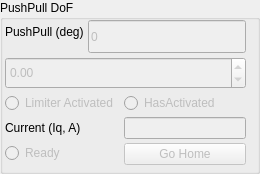
             <widget class="QGroupBox" name="pushPullGroupBox">
              <property name="title">
               <string>PushPull DoF</string>
              </property>
              <widget class="QWidget" name="verticalLayoutWidget_5">
               <property name="geometry">
                <rect>
                 <x>0</x>
                 <y>20</y>
                 <width>251</width>
                 <height>145</height>
                </rect>
               </property>
               <layout class="QVBoxLayout" name="verticalLayout_6">
                <property name="spacing">
                 <number>4</number>
                </property>
                <property name="leftMargin">
                 <number>5</number>
                </property>
                <property name="rightMargin">
                 <number>5</number>
                </property>
                <item>
                 <layout class="QFormLayout" name="formLayout_3">
                  <item row="0" column="0">
                   <widget class="QLabel" name="label_5">
                    <property name="text">
                     <string>PushPull (deg)</string>
                    </property>
                   </widget>
                  </item>
                  <item row="0" column="1">
                   <widget class="QLineEdit" name="panelPushPullLineEdit">
                    <property name="enabled">
                     <bool>false</bool>
                    </property>
                    <property name="sizePolicy">
                     <sizepolicy hsizetype="Expanding" vsizetype="Expanding">
                      <horstretch>0</horstretch>
                      <verstretch>0</verstretch>
                     </sizepolicy>
                    </property>
                    <property name="mouseTracking">
                     <bool>false</bool>
                    </property>
                    <property name="focusPolicy">
                     <enum>Qt::FocusPolicy::NoFocus</enum>
                    </property>
                    <property name="contextMenuPolicy">
                     <enum>Qt::ContextMenuPolicy::NoContextMenu</enum>
                    </property>
                    <property name="text">
                     <string>0</string>
                    </property>
                    <property name="readOnly">
                     <bool>true</bool>
                    </property>
                   </widget>
                  </item>
                 </layout>
                </item>
                <item>
                 <widget class="QDoubleSpinBox" name="panelPushPullSpinBox">
                  <property name="enabled">
                   <bool>false</bool>
                  </property>
                  <property name="sizePolicy">
                   <sizepolicy hsizetype="Minimum" vsizetype="Expanding">
                    <horstretch>0</horstretch>
                    <verstretch>0</verstretch>
                   </sizepolicy>
                  </property>
                  <property name="minimum">
                   <double>-3600.000000000000000</double>
                  </property>
                  <property name="maximum">
                   <double>3600.000000000000000</double>
                  </property>
                  <property name="singleStep">
                   <double>48.000000000000000</double>
                  </property>
                 </widget>
                </item>
                <item>
                 <layout class="QFormLayout" name="formLayout_7">
                  <item row="2" column="0">
                   <widget class="QRadioButton" name="panelPushPullReadyRadioButton">
                    <property name="enabled">
                     <bool>false</bool>
                    </property>
                    <property name="focusPolicy">
                     <enum>Qt::FocusPolicy::NoFocus</enum>
                    </property>
                    <property name="contextMenuPolicy">
                     <enum>Qt::ContextMenuPolicy::NoContextMenu</enum>
                    </property>
                    <property name="text">
                     <string>Ready</string>
                    </property>
                    <property name="autoExclusive">
                     <bool>false</bool>
                    </property>
                   </widget>
                  </item>
                  <item row="2" column="1">
                   <widget class="QPushButton" name="panelPushPullAlignButton">
                    <property name="enabled">
                     <bool>false</bool>
                    </property>
                    <property name="text">
                     <string>Go Home</string>
                    </property>
                   </widget>
                  </item>
                  <item row="0" column="0">
                   <widget class="QRadioButton" name="panelPushPullLimiterActivatedRadioButton">
                    <property name="enabled">
                     <bool>false</bool>
                    </property>
                    <property name="minimumSize">
                     <size>
                      <width>115</width>
                      <height>0</height>
                     </size>
                    </property>
                    <property name="maximumSize">
                     <size>
                      <width>115</width>
                      <height>16777215</height>
                     </size>
                    </property>
                    <property name="mouseTracking">
                     <bool>false</bool>
                    </property>
                    <property name="focusPolicy">
                     <enum>Qt::FocusPolicy::NoFocus</enum>
                    </property>
                    <property name="contextMenuPolicy">
                     <enum>Qt::ContextMenuPolicy::NoContextMenu</enum>
                    </property>
                    <property name="text">
                     <string>Limiter Activated</string>
                    </property>
                    <property name="checkable">
                     <bool>true</bool>
                    </property>
                    <property name="autoExclusive">
                     <bool>false</bool>
                    </property>
                   </widget>
                  </item>
                  <item row="0" column="1">
                   <widget class="QRadioButton" name="panelPushPullLimiterHasActivatedRadioButton">
                    <property name="enabled">
                     <bool>false</bool>
                    </property>
                    <property name="sizePolicy">
                     <sizepolicy hsizetype="Expanding" vsizetype="Fixed">
                      <horstretch>0</horstretch>
                      <verstretch>0</verstretch>
                     </sizepolicy>
                    </property>
                    <property name="focusPolicy">
                     <enum>Qt::FocusPolicy::NoFocus</enum>
                    </property>
                    <property name="contextMenuPolicy">
                     <enum>Qt::ContextMenuPolicy::NoContextMenu</enum>
                    </property>
                    <property name="text">
                     <string>HasActivated</string>
                    </property>
                    <property name="autoExclusive">
                     <bool>false</bool>
                    </property>
                   </widget>
                  </item>
                  <item row="1" column="0">
                   <widget class="QLabel" name="label_9">
                    <property name="text">
                     <string>Current (Iq, A)</string>
                    </property>
                   </widget>
                  </item>
                  <item row="1" column="1">
                   <widget class="QLineEdit" name="panelPushPullIqEdit">
                    <property name="enabled">
                     <bool>false</bool>
                    </property>
                    <property name="mouseTracking">
                     <bool>false</bool>
                    </property>
                    <property name="focusPolicy">
                     <enum>Qt::FocusPolicy::NoFocus</enum>
                    </property>
                    <property name="contextMenuPolicy">
                     <enum>Qt::ContextMenuPolicy::NoContextMenu</enum>
                    </property>
                    <property name="readOnly">
                     <bool>true</bool>
                    </property>
                   </widget>
                  </item>
                 </layout>
                </item>
               </layout>
              </widget>
             </widget>
